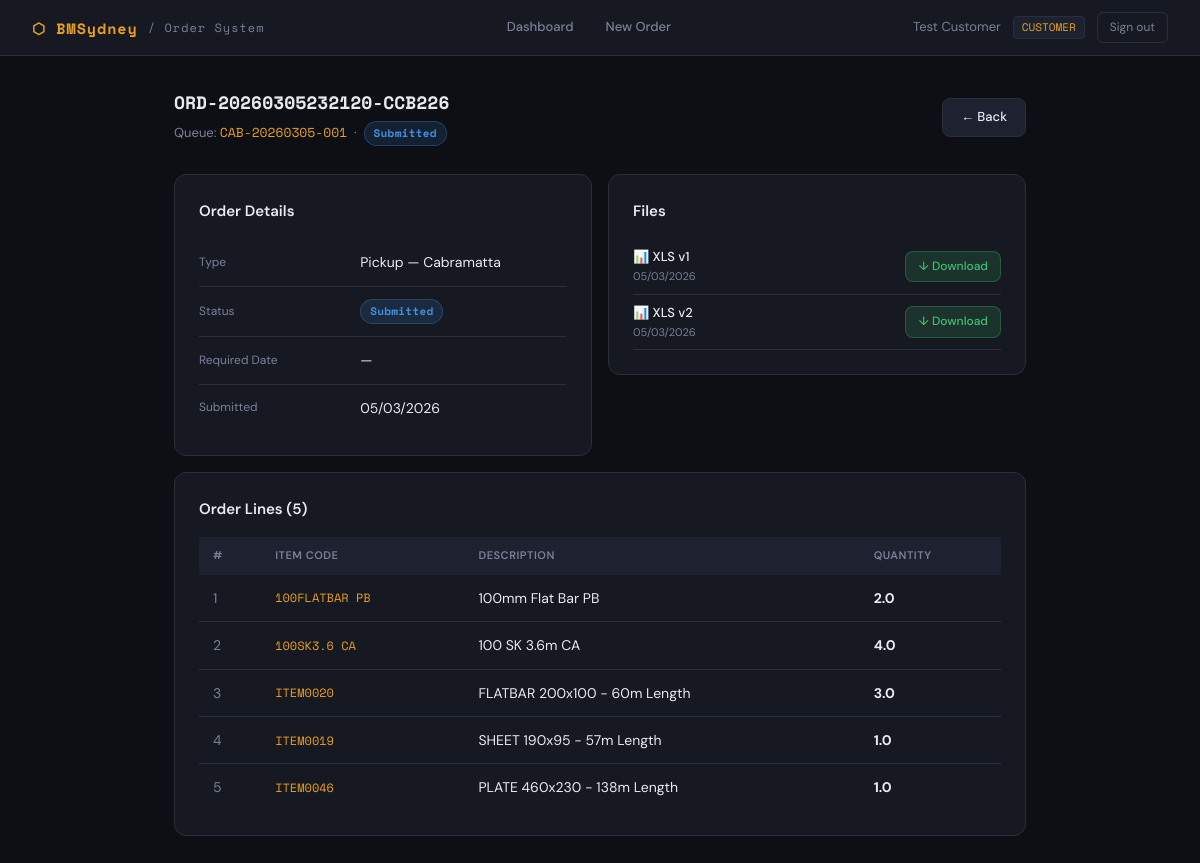
Screenshot of /customer/order/1 (signed in) with the database file from the repository.
### tables this page shows
CREATE TABLE users (
            id INTEGER PRIMARY KEY AUTOINCREMENT,
            email TEXT UNIQUE,
            phone TEXT UNIQUE,
            password_hash TEXT NOT NULL,
            name TEXT NOT NULL,
            role TEXT NOT NULL DEFAULT 'CUSTOMER',
            created_at TEXT DEFAULT (datetime('now'))
        );

CREATE TABLE orders (
            id INTEGER PRIMARY KEY AUTOINCREMENT,
            order_ref TEXT UNIQUE NOT NULL,
            queue_number TEXT,
            customer_id INTEGER REFERENCES users(id),
            order_type TEXT NOT NULL,
            pickup_store TEXT,
            required_date TEXT,
            delivery_address TEXT,
            contact_number TEXT,
            fulfilment_note TEXT,
            job_name TEXT,
            customer_order_no TEXT,
            debtor_code TEXT DEFAULT '1051034',
            source TEXT DEFAULT 'Manual',
            status TEXT DEFAULT 'Draft',
            submitted_at TEXT,
            created_at TEXT DEFAULT (datetime('now')),
            updated_at TEXT DEFAULT (datetime('now'))
        );

CREATE TABLE order_attachments (
            id INTEGER PRIMARY KEY AUTOINCREMENT,
            order_id INTEGER REFERENCES orders(id),
            attach_type TEXT,
            file_path TEXT,
            version_no INTEGER DEFAULT 1,
            created_by INTEGER,
            created_at TEXT DEFAULT (datetime('now'))
        );

CREATE TABLE order_lines (
            id INTEGER PRIMARY KEY AUTOINCREMENT,
            order_id INTEGER REFERENCES orders(id),
            line_no INTEGER,
            item_code TEXT NOT NULL,
            description TEXT,
            quantity REAL NOT NULL,
            note TEXT
        );

### app.py (the view)
@app.route("/customer/order/<int:order_id>")
@login_required
def order_detail_customer(order_id):
    u = current_user()
    with get_db() as db:
        order = db.execute("SELECT * FROM orders WHERE id=?", (order_id,)).fetchone()
        if not order or (u["role"] == "CUSTOMER" and order["customer_id"] != u["id"]):
            abort(404)
        lines = db.execute("SELECT * FROM order_lines WHERE order_id=? ORDER BY line_no", (order_id,)).fetchall()
        attachments = db.execute("SELECT * FROM order_attachments WHERE order_id=? ORDER BY version_no", (order_id,)).fetchall()
        customer = db.execute("SELECT * FROM users WHERE id=?", (order["customer_id"],)).fetchone()
    return render_template("order_detail.html", order=order, lines=lines, attachments=attachments,
                           customer=customer, user=u, is_staff=u["role"] != "CUSTOMER")

### app.py (called while the page is built)
def to_display_date(iso_str):
    if not iso_str:
        return "—"
    try:
        return datetime.strptime(str(iso_str)[:10], "%Y-%m-%d").strftime("%d/%m/%Y")
    except ValueError:
        return str(iso_str)

def get_db():
    conn = sqlite3.connect(DB_PATH)
    conn.row_factory = sqlite3.Row
    conn.execute("PRAGMA foreign_keys = ON")
    return conn

def current_user():
    uid = session.get("user_id")
    if not uid: return None
    with get_db() as db:
        return db.execute("SELECT * FROM users WHERE id=?", (uid,)).fetchone()

def login_required(f):
    @wraps(f)
    def decorated(*args, **kwargs):
        if not session.get("user_id"):
            flash("Please log in first.", "warning")
            return redirect(url_for("login"))
        return f(*args, **kwargs)
    return decorated

### templates/order_detail.html (shortened to what this page needs)
{% extends "base.html" %}
{% block content %}
<div class="container" style="max-width:900px;">
  <div class="page-header flex-between">
    <div>
      <div class="page-title mono" style="font-size:18px;">{{ order.order_ref }}</div>
      <div class="page-sub">
        Queue: <span class="mono text-accent">{{ order.queue_number or 'Not yet assigned' }}</span> &nbsp;·&nbsp;
        <span class="badge badge-{{ order.status.lower() }}">{{ order.status }}</span>
      </div>
    </div>
    <a href="{{ url_for('customer_dashboard') }}" class="btn btn-secondary">← Back</a>
  </div>
  <div class="grid-2">
    <div>
      <div class="card mb-4">
        <div class="card-title">Order Details</div>
        <table style="width:100%;">
          <tr><td class="text-muted" style="width:40%;padding:6px 0;font-size:12px;">Type</td>
              <td>{{ order.order_type }}{% if order.pickup_store %} — {{ order.pickup_store }}{% endif %}</td></tr>
          <tr><td class="text-muted" style="padding:6px 0;font-size:12px;">Status</td>
              <td><span class="badge badge-{{ order.status.lower() }}">{{ order.status }}</span></td></tr>
          <tr><td class="text-muted" style="padding:6px 0;font-size:12px;">Required Date</td>
              <td>{{ order.required_date | ddate }}</td></tr>
          <tr><td class="text-muted" style="padding:6px 0;font-size:12px;">Submitted</td>
              <td>{{ order.submitted_at | ddate }}</td></tr>
        </table>
      </div>
    </div>
    <div>
      <div class="card mb-4">
        <div class="card-title">Files</div>
        {% if attachments %}
          {% for att in attachments %}
          {% if att.attach_type == 'GeneratedXLS' %}
          <div style="display:flex;align-items:center;justify-content:space-between;padding:8px 0;border-bottom:1px solid var(--border);">
            <div>
              <div style="font-size:13px;font-weight:500;">📊 XLS v{{ att.version_no }}</div>
              <div style="font-size:11px;color:var(--muted);">{{ att.created_at | ddate }}</div>
            </div>
            <a href="{{ url_for('download_xls', attachment_id=att.id) }}" class="btn btn-sm btn-success">↓ Download</a>
          </div>
          {% endif %}
          {% endfor %}
        {% else %}
          <div class="text-muted" style="font-size:13px;padding:12px 0;">No files yet</div>
        {% endif %}
      </div>
    </div>
  </div>
  <div class="card">
    <div class="card-title">Order Lines ({{ lines|length }})</div>
    <div class="table-wrap">
      <table>
        <thead>
          <tr><th>#</th><th>Item Code</th><th>Description</th><th>Quantity</th></tr>
        </thead>
        <tbody>
          {% for line in lines %}
          <tr>
            <td class="text-muted">{{ line.line_no }}</td>
            <td class="mono" style="color:var(--accent);font-size:12px;">{{ line.item_code }}</td>
            <td>{{ line.description or '—' }}</td>
            <td><strong>{{ line.quantity }}</strong></td>
          </tr>
          {% endfor %}
        </tbody>
      </table>
    </div>
  </div>
</div>
{% endblock %}

### templates/base.html (shortened to what this page needs)
<!DOCTYPE html>
<html lang="en">
<head>
</head>
<body>
{% if session.user_id %}
<nav>
  <div class="nav-brand">
    ⬡ BMSydney <span>/ Order System</span>
  </div>
  <div class="nav-links">
    {% if session.user_role == 'CUSTOMER' %}
      <a href="{{ url_for('customer_dashboard') }}">Dashboard</a>
      <a href="{{ url_for('new_order') }}">New Order</a>
    {% else %}
      <a href="{{ url_for('staff_queue') }}">Queue</a>
      {% if session.user_role == 'ADMIN' %}
        <a href="{{ url_for('admin_settings') }}">Admin</a>
      {% endif %}
    {% endif %}
  </div>
  <div class="nav-user">
    <span>{{ session.user_name }}</span>
    <span class="role-badge">{{ session.user_role }}</span>
    <a href="{{ url_for('logout') }}" class="btn-logout">Sign out</a>
  </div>
</nav>
{% endif %}
{% block content %}{% endblock %}
</body>
</html>

### templates/base.html (style rules this page uses)
:root { --bg: #0d0f14; --surface: #161921; --surface2: #1e2230; --border: #2a2f3d; --accent: #e8a020; --accent2: #f0c060; --text: #e8eaf0; --muted: #7a8099; --danger: #e05050; --success: #40c070; --info: #4090e0; --warn: #e8a020; --font: 'DM Sans', sans-serif; --mono: 'Space Mono', monospace; }
* { box-sizing: border-box; margin: 0; padding: 0; }
body { font-family: var(--font); background: var(--bg); color: var(--text); min-height: 100vh; font-size: 14px; line-height: 1.6; }
a { color: var(--accent); text-decoration: none; }
nav { background: var(--surface); border-bottom: 1px solid var(--border); padding: 0 32px; display: flex; align-items: center; justify-content: space-between; height: 56px; position: sticky; top: 0; z-index: 100; }
.nav-brand { font-family: var(--mono); font-weight: 700; font-size: 15px; color: var(--accent); letter-spacing: 1px; display: flex; align-items: center; gap: 10px; }
.nav-brand span { color: var(--muted); font-weight: 400; font-size: 12px; }
.nav-links { display: flex; gap: 4px; align-items: center; }
.nav-links a { color: var(--muted); padding: 6px 14px; border-radius: 6px; font-size: 13px; font-weight: 500; transition: all .15s; }
.nav-user { display: flex; align-items: center; gap: 12px; font-size: 13px; color: var(--muted); }
.role-badge { background: var(--surface2); border: 1px solid var(--border); padding: 2px 8px; border-radius: 4px; font-family: var(--mono); font-size: 11px; color: var(--accent); }
.btn-logout { color: var(--muted); padding: 5px 12px; border: 1px solid var(--border); border-radius: 6px; font-size: 12px; transition: all .15s; }
.container { max-width: 1200px; margin: 0 auto; padding: 32px 24px; }
.page-header { margin-bottom: 28px; }
.page-title { font-size: 22px; font-weight: 600; color: var(--text); }
.page-sub { color: var(--muted); font-size: 13px; margin-top: 4px; }
.card { background: var(--surface); border: 1px solid var(--border); border-radius: 12px; padding: 24px; }
.card-title { font-weight: 600; font-size: 15px; margin-bottom: 16px; color: var(--text); }
.btn { display: inline-flex; align-items: center; gap: 6px; padding: 8px 18px; border-radius: 8px; font-size: 13px; font-weight: 500; cursor: pointer; border: none; transition: all .15s; font-family: var(--font); }
.btn-secondary { background: var(--surface2); color: var(--text); border: 1px solid var(--border); }
.btn-success { background: rgba(64,192,112,.15); color: var(--success); border: 1px solid rgba(64,192,112,.3); }
.btn-sm { padding: 5px 12px; font-size: 12px; }
.table-wrap { overflow-x: auto; }
table { width: 100%; border-collapse: collapse; }
th { background: var(--surface2); color: var(--muted); font-size: 11px; font-weight: 600; text-transform: uppercase; letter-spacing: .5px; padding: 10px 14px; text-align: left; }
td { padding: 12px 14px; border-bottom: 1px solid var(--border); vertical-align: middle; }
tr:last-child td { border-bottom: none; }
.badge { display: inline-flex; align-items: center; padding: 3px 9px; border-radius: 20px; font-size: 11px; font-weight: 600; font-family: var(--mono); letter-spacing: .3px; }
.badge-submitted { background: rgba(64,144,224,.15); color: var(--info); border: 1px solid rgba(64,144,224,.3); }
.grid-2 { display: grid; grid-template-columns: 1fr 1fr; gap: 16px; }
.text-muted { color: var(--muted); }
.text-accent { color: var(--accent); }
.mono { font-family: var(--mono); }
.flex-between { display: flex; align-items: center; justify-content: space-between; }
.mb-4 { margin-bottom: 16px; }

### rows the page displays
users: user_name "Test Customer", user_role "CUSTOMER"
orders: order_ref "ORD-20260305232120-CCB226", queue_number "CAB-20260305-001", status "Submitted", order_type "Pickup", pickup_store "Cabramatta", required_date|ddate "—", submitted_at|ddate "05/03/2026"
order_attachments: version_no "1", created_at|ddate "05/03/2026"
order_attachments: version_no "2", created_at|ddate "05/03/2026"
order_lines: line_no "1", item_code "100FLATBAR PB", description "100mm Flat Bar PB", quantity "2.0"
order_lines: line_no "2", item_code "100SK3.6 CA", description "100 SK 3.6m CA", quantity "4.0"
order_lines: line_no "3", item_code "ITEM0020", description "FLATBAR 200x100 - 60m Length", quantity "3.0"
order_lines: line_no "4", item_code "ITEM0019", description "SHEET 190x95 - 57m Length", quantity "1.0"
order_lines: line_no "5", item_code "ITEM0046", description "PLATE 460x230 - 138m Length", quantity "1.0"

### other values shown
{{ lines|length }} "5"
